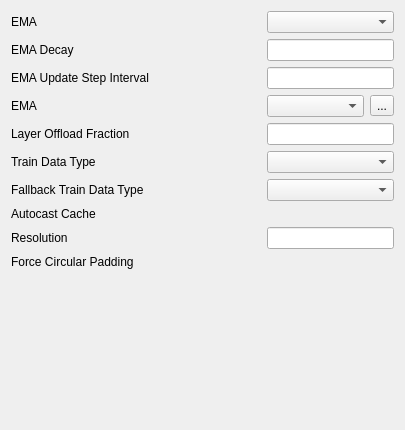
<?xml version="1.0" encoding="UTF-8"?>
<ui version="4.0">
 <class>Form</class>
 <widget class="QWidget" name="Form">
  <property name="geometry">
   <rect>
    <x>0</x>
    <y>0</y>
    <width>405</width>
    <height>430</height>
   </rect>
  </property>
  <property name="windowTitle">
   <string>Form</string>
  </property>
  <layout class="QVBoxLayout" name="verticalLayout">
   <item>
    <layout class="QHBoxLayout" name="horizontalLayout">
     <item>
      <widget class="QLabel" name="EMALabel">
       <property name="minimumSize">
        <size>
         <width>250</width>
         <height>0</height>
        </size>
       </property>
       <property name="text">
        <string>EMA</string>
       </property>
      </widget>
     </item>
     <item>
      <widget class="QComboBox" name="EMACombo"/>
     </item>
    </layout>
   </item>
   <item>
    <layout class="QHBoxLayout" name="horizontalLayout_2">
     <item>
      <widget class="QLabel" name="EMADecayLabel">
       <property name="minimumSize">
        <size>
         <width>250</width>
         <height>0</height>
        </size>
       </property>
       <property name="text">
        <string>EMA Decay</string>
       </property>
      </widget>
     </item>
     <item>
      <widget class="QLineEdit" name="EMADecay"/>
     </item>
    </layout>
   </item>
   <item>
    <layout class="QHBoxLayout" name="horizontalLayout_3">
     <item>
      <widget class="QLabel" name="EMAUpdateStepLabel">
       <property name="minimumSize">
        <size>
         <width>250</width>
         <height>0</height>
        </size>
       </property>
       <property name="text">
        <string>EMA Update Step Interval</string>
       </property>
      </widget>
     </item>
     <item>
      <widget class="QLineEdit" name="EMAUpdateStep"/>
     </item>
    </layout>
   </item>
   <item>
    <layout class="QHBoxLayout" name="horizontalLayout_5">
     <item>
      <widget class="QLabel" name="GradientCheckLabel">
       <property name="minimumSize">
        <size>
         <width>250</width>
         <height>0</height>
        </size>
       </property>
       <property name="text">
        <string>EMA</string>
       </property>
      </widget>
     </item>
     <item>
      <widget class="QComboBox" name="GradientCheckpointing"/>
     </item>
     <item>
      <widget class="QToolButton" name="GradientCheckpointToolButton">
       <property name="text">
        <string>...</string>
       </property>
      </widget>
     </item>
    </layout>
   </item>
   <item>
    <layout class="QHBoxLayout" name="horizontalLayout_4">
     <item>
      <widget class="QLabel" name="LayerOffloadLabel">
       <property name="minimumSize">
        <size>
         <width>250</width>
         <height>0</height>
        </size>
       </property>
       <property name="text">
        <string>Layer Offload Fraction</string>
       </property>
      </widget>
     </item>
     <item>
      <widget class="QLineEdit" name="LayerOffload"/>
     </item>
    </layout>
   </item>
   <item>
    <layout class="QHBoxLayout" name="horizontalLayout_6">
     <item>
      <widget class="QLabel" name="TrainDataTypeLabel">
       <property name="minimumSize">
        <size>
         <width>250</width>
         <height>0</height>
        </size>
       </property>
       <property name="text">
        <string>Train Data Type</string>
       </property>
      </widget>
     </item>
     <item>
      <widget class="QComboBox" name="TrainDataTypeCombo"/>
     </item>
    </layout>
   </item>
   <item>
    <layout class="QHBoxLayout" name="horizontalLayout_7">
     <item>
      <widget class="QLabel" name="FallbackDataTypeLabel">
       <property name="minimumSize">
        <size>
         <width>250</width>
         <height>0</height>
        </size>
       </property>
       <property name="text">
        <string>Fallback Train Data Type</string>
       </property>
      </widget>
     </item>
     <item>
      <widget class="QComboBox" name="FallbackDataType"/>
     </item>
    </layout>
   </item>
   <item>
    <layout class="QHBoxLayout" name="horizontalLayout_8">
     <item>
      <widget class="QLabel" name="AutocastCacheLabel">
       <property name="minimumSize">
        <size>
         <width>250</width>
         <height>0</height>
        </size>
       </property>
       <property name="text">
        <string>Autocast Cache</string>
       </property>
      </widget>
     </item>
     <item>
      <widget class="PlCheckBox" name="AutocastCacheCheck">
       <property name="toolTip">
        <string>Custom checkbox with styling</string>
       </property>
      </widget>
     </item>
    </layout>
   </item>
   <item>
    <layout class="QHBoxLayout" name="horizontalLayout_9">
     <item>
      <widget class="QLabel" name="ResolutionLabel">
       <property name="minimumSize">
        <size>
         <width>250</width>
         <height>0</height>
        </size>
       </property>
       <property name="text">
        <string>Resolution</string>
       </property>
      </widget>
     </item>
     <item>
      <widget class="QLineEdit" name="Resolution"/>
     </item>
    </layout>
   </item>
   <item>
    <layout class="QHBoxLayout" name="horizontalLayout_10">
     <item>
      <widget class="QLabel" name="ForceCircularPaddingLabel">
       <property name="minimumSize">
        <size>
         <width>250</width>
         <height>0</height>
        </size>
       </property>
       <property name="text">
        <string>Force Circular Padding</string>
       </property>
      </widget>
     </item>
     <item>
      <widget class="PlCheckBox" name="ForceCircularPaddingCheck">
       <property name="toolTip">
        <string>Custom checkbox with styling</string>
       </property>
      </widget>
     </item>
    </layout>
   </item>
   <item>
    <spacer name="verticalSpacer">
     <property name="orientation">
      <enum>Qt::Orientation::Vertical</enum>
     </property>
     <property name="sizeHint" stdset="0">
      <size>
       <width>20</width>
       <height>67</height>
      </size>
     </property>
    </spacer>
   </item>
  </layout>
 </widget>
 <customwidgets>
  <customwidget>
   <class>PlCheckBox</class>
   <extends>QWidget</extends>
   <header>plwidgets.PlWidgets</header>
  </customwidget>
 </customwidgets>
 <resources/>
 <connections/>
</ui>
